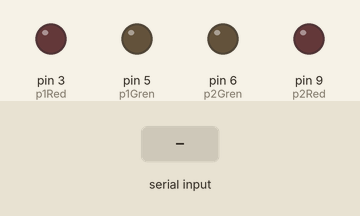
This sketch was run on a simulated Arduino Uno, built with avr-gcc and run on an emulated ATmega328P. Parts: output pins drawn as LEDs (lit = HIGH). The inputs (shaded band) are chosen by the test bench.

Above: at 1.2 s.
1.3 s: "a" received over Serial
At 2.4 s:
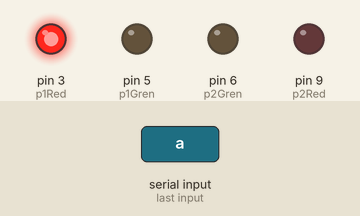
2.8 s: "s" received over Serial
At 3.6 s:
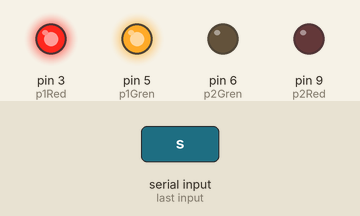
4.3 s: "d" received over Serial
At 4.7 s:
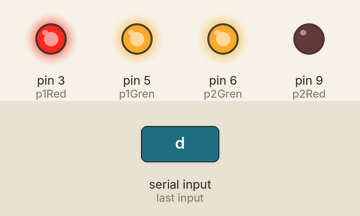
5.8 s: "f" received over Serial
At 7.0 s:
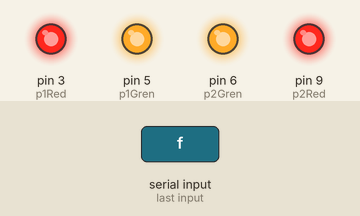
7.3 s: "z" received over Serial
At 8.2 s:
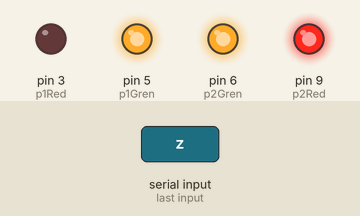
8.8 s: "x" received over Serial
At 9.3 s:
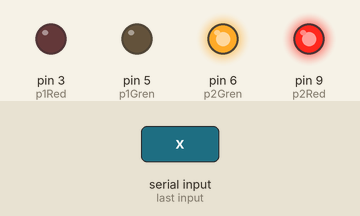
Timing chart, 0 to 11.3 s (numbered marks = the images above; inputs shaded):
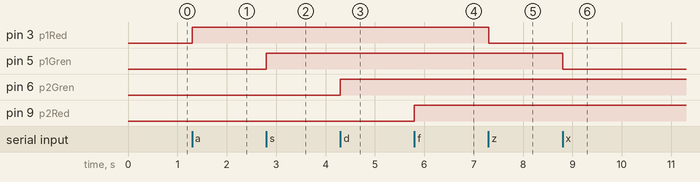

Measured:
- after the input at 1.3 s, pin 3 (p1Red): LOW → HIGH at once
- after the input at 2.8 s, pin 5 (p1Gren): LOW → HIGH at once
- after the input at 4.3 s, pin 6 (p2Gren): LOW → HIGH at once
- after the input at 5.8 s, pin 9 (p2Red): LOW → HIGH at once
- after the input at 7.3 s, pin 3 (p1Red): HIGH → LOW at once
- after the input at 8.8 s, pin 5 (p1Gren): HIGH → LOW at once

The sketch:

sketch_feb11a.ino
```cpp
const int playerOne = A0;
const int playerTwo = A1;

const int p1Red = 3;
const int p1Gren = 5;
const int p2Gren = 6;
const int p2Red = 9;


int oneVal;
int twoVal;
int p1Mil;
int p2Mil;
int curMil = 0;
int incomingByte;

bool p1Flash;
bool p2Flash;

void setup() {
  // put your setup code here, to run once:
  Serial.begin(9600);
  pinMode(p1Red, OUTPUT);
  pinMode(p1Gren, OUTPUT);
  pinMode(p2Red, OUTPUT);
  pinMode(p2Gren, OUTPUT);
}

void loop() {
  // put your main code here, to run repeatedly:
  curMil = millis();


  if(Serial.available() > 0){
    incomingByte = Serial.read();
    if(incomingByte == 'p'){
      SendPositions();
    }
    if(incomingByte == 'a'){
      digitalWrite(p1Red, HIGH);
    }
    if(incomingByte == 's'){
      digitalWrite(p1Gren, HIGH);
    }
    if(incomingByte == 'd'){
      digitalWrite(p2Gren, HIGH);
    }
    if(incomingByte == 'f'){
      digitalWrite(p2Red, HIGH);
    }
    if(incomingByte == 'z'){
      digitalWrite(p1Red, LOW);
    }
    if(incomingByte == 'x'){
      digitalWrite(p1Gren, LOW);
    }
    if(incomingByte == 'c'){
      digitalWrite(p2Red, LOW);
    }
    if(incomingByte == 'v'){
      digitalWrite(p2Gren, LOW);
    }
    if(incomingByte == 'r'){
      Reset();
    }
  }

}

void Reset()
{
  digitalWrite(p1Red, LOW);
  digitalWrite(p1Gren, LOW);
  digitalWrite(p2Red, LOW);
  digitalWrite(p2Gren, LOW);
}

void SendPositions(){
  oneVal = analogRead(playerOne);
  twoVal = analogRead(playerTwo);

  Serial.print(oneVal);
  Serial.print("-");
  Serial.println(twoVal);
}
```
